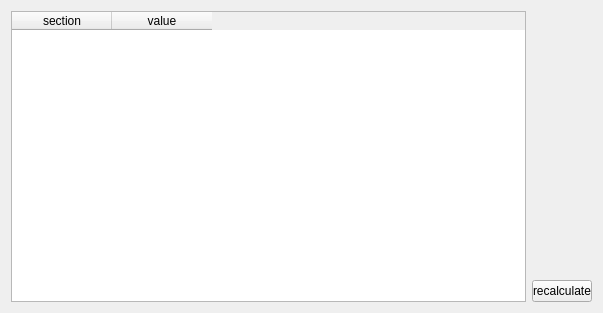
<?xml version="1.0" encoding="UTF-8"?>
<ui version="4.0">
 <class>AfkInfoFormClass</class>
 <widget class="QWidget" name="AfkInfoFormClass">
  <property name="geometry">
   <rect>
    <x>0</x>
    <y>0</y>
    <width>603</width>
    <height>313</height>
   </rect>
  </property>
  <property name="windowTitle">
   <string>AfkInfoForm</string>
  </property>
  <layout class="QHBoxLayout" name="horizontalLayout">
   <item>
    <widget class="TableWidget" name="tableWidget">
     <property name="editTriggers">
      <set>QAbstractItemView::NoEditTriggers</set>
     </property>
     <attribute name="verticalHeaderVisible">
      <bool>false</bool>
     </attribute>
     <column>
      <property name="text">
       <string>section</string>
      </property>
     </column>
     <column>
      <property name="text">
       <string>value</string>
      </property>
     </column>
    </widget>
   </item>
   <item>
    <layout class="QVBoxLayout" name="verticalLayout">
     <item>
      <spacer name="verticalSpacer">
       <property name="orientation">
        <enum>Qt::Vertical</enum>
       </property>
       <property name="sizeHint" stdset="0">
        <size>
         <width>20</width>
         <height>40</height>
        </size>
       </property>
      </spacer>
     </item>
     <item>
      <widget class="PushButton" name="pushButton">
       <property name="maximumSize">
        <size>
         <width>60</width>
         <height>16777215</height>
        </size>
       </property>
       <property name="text">
        <string>recalculate</string>
       </property>
      </widget>
     </item>
    </layout>
   </item>
  </layout>
 </widget>
 <layoutdefault spacing="6" margin="11"/>
 <customwidgets>
  <customwidget>
   <class>PushButton</class>
   <extends>QPushButton</extends>
   <header location="global">pushbutton.h</header>
  </customwidget>
  <customwidget>
   <class>TableWidget</class>
   <extends>QTableWidget</extends>
   <header location="global">tablewidget.h</header>
  </customwidget>
 </customwidgets>
 <resources/>
 <connections/>
</ui>
